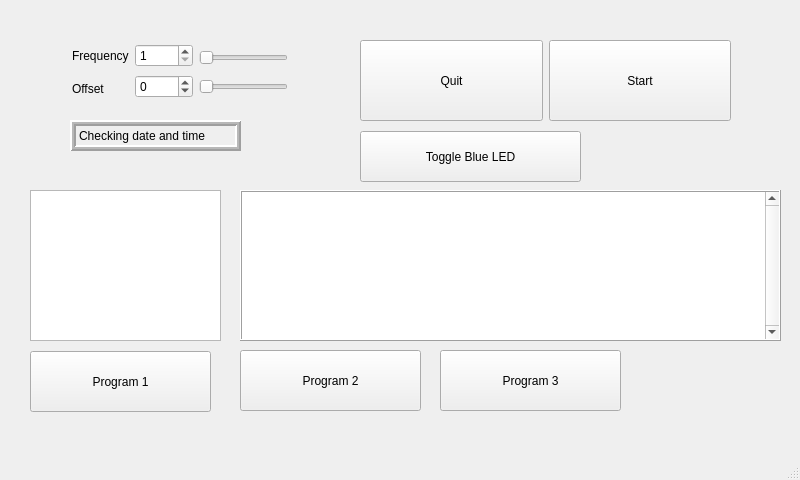
<?xml version="1.0" encoding="UTF-8"?>
<ui version="4.0">
 <class>MainWindow</class>
 <widget class="QMainWindow" name="MainWindow">
  <property name="geometry">
   <rect>
    <x>0</x>
    <y>0</y>
    <width>800</width>
    <height>480</height>
   </rect>
  </property>
  <property name="windowTitle">
   <string>MainWindow</string>
  </property>
  <widget class="QWidget" name="centralwidget">
   <widget class="QWidget" name="layoutWidget">
    <property name="geometry">
     <rect>
      <x>72</x>
      <y>42</y>
      <width>216</width>
      <height>60</height>
     </rect>
    </property>
    <layout class="QHBoxLayout" name="horizontalLayout">
     <item>
      <layout class="QVBoxLayout" name="verticalLayout">
       <item>
        <widget class="QLabel" name="label">
         <property name="text">
          <string>Frequency</string>
         </property>
        </widget>
       </item>
       <item>
        <widget class="QLabel" name="label_2">
         <property name="text">
          <string>Offset</string>
         </property>
        </widget>
       </item>
      </layout>
     </item>
     <item>
      <layout class="QVBoxLayout" name="verticalLayout_2">
       <item>
        <widget class="QSpinBox" name="spinBox">
         <property name="minimum">
          <number>1</number>
         </property>
         <property name="maximum">
          <number>100</number>
         </property>
        </widget>
       </item>
       <item>
        <widget class="QSpinBox" name="spinBox_2">
         <property name="minimum">
          <number>-1000</number>
         </property>
         <property name="maximum">
          <number>1000</number>
         </property>
        </widget>
       </item>
      </layout>
     </item>
     <item>
      <layout class="QVBoxLayout" name="verticalLayout_3">
       <item>
        <widget class="QSlider" name="horizontalSlider">
         <property name="orientation">
          <enum>Qt::Horizontal</enum>
         </property>
        </widget>
       </item>
       <item>
        <widget class="QSlider" name="horizontalSlider_2">
         <property name="orientation">
          <enum>Qt::Horizontal</enum>
         </property>
        </widget>
       </item>
      </layout>
     </item>
    </layout>
   </widget>
   <widget class="QWidget" name="layoutWidget">
    <property name="geometry">
     <rect>
      <x>360</x>
      <y>40</y>
      <width>371</width>
      <height>81</height>
     </rect>
    </property>
    <layout class="QHBoxLayout" name="horizontalLayout_4">
     <property name="sizeConstraint">
      <enum>QLayout::SetNoConstraint</enum>
     </property>
     <item>
      <widget class="QPushButton" name="pushButton_2">
       <property name="sizePolicy">
        <sizepolicy hsizetype="Minimum" vsizetype="Minimum">
         <horstretch>0</horstretch>
         <verstretch>0</verstretch>
        </sizepolicy>
       </property>
       <property name="text">
        <string>Quit</string>
       </property>
       <property name="iconSize">
        <size>
         <width>33</width>
         <height>33</height>
        </size>
       </property>
      </widget>
     </item>
     <item>
      <widget class="QPushButton" name="pushButton">
       <property name="sizePolicy">
        <sizepolicy hsizetype="Minimum" vsizetype="Minimum">
         <horstretch>0</horstretch>
         <verstretch>0</verstretch>
        </sizepolicy>
       </property>
       <property name="palette">
        <palette>
         <active>
          <colorrole role="Light">
           <brush brushstyle="SolidPattern">
            <color alpha="255">
             <red>102</red>
             <green>204</green>
             <blue>255</blue>
            </color>
           </brush>
          </colorrole>
          <colorrole role="Base">
           <brush brushstyle="SolidPattern">
            <color alpha="255">
             <red>102</red>
             <green>204</green>
             <blue>255</blue>
            </color>
           </brush>
          </colorrole>
         </active>
         <inactive>
          <colorrole role="Light">
           <brush brushstyle="SolidPattern">
            <color alpha="255">
             <red>102</red>
             <green>204</green>
             <blue>255</blue>
            </color>
           </brush>
          </colorrole>
          <colorrole role="Base">
           <brush brushstyle="SolidPattern">
            <color alpha="255">
             <red>102</red>
             <green>204</green>
             <blue>255</blue>
            </color>
           </brush>
          </colorrole>
         </inactive>
         <disabled>
          <colorrole role="Light">
           <brush brushstyle="SolidPattern">
            <color alpha="255">
             <red>102</red>
             <green>204</green>
             <blue>255</blue>
            </color>
           </brush>
          </colorrole>
          <colorrole role="Base">
           <brush brushstyle="SolidPattern">
            <color alpha="255">
             <red>236</red>
             <green>236</green>
             <blue>236</blue>
            </color>
           </brush>
          </colorrole>
         </disabled>
        </palette>
       </property>
       <property name="autoFillBackground">
        <bool>false</bool>
       </property>
       <property name="text">
        <string>Start</string>
       </property>
       <property name="iconSize">
        <size>
         <width>33</width>
         <height>33</height>
        </size>
       </property>
      </widget>
     </item>
    </layout>
   </widget>
   <widget class="QLabel" name="label_3">
    <property name="geometry">
     <rect>
      <x>70</x>
      <y>120</y>
      <width>171</width>
      <height>31</height>
     </rect>
    </property>
    <property name="layoutDirection">
     <enum>Qt::LeftToRight</enum>
    </property>
    <property name="autoFillBackground">
     <bool>false</bool>
    </property>
    <property name="inputMethodHints">
     <set>Qt::ImhNone</set>
    </property>
    <property name="frameShape">
     <enum>QFrame::Box</enum>
    </property>
    <property name="frameShadow">
     <enum>QFrame::Raised</enum>
    </property>
    <property name="lineWidth">
     <number>2</number>
    </property>
    <property name="midLineWidth">
     <number>2</number>
    </property>
    <property name="text">
     <string>Checking date and time</string>
    </property>
    <property name="margin">
     <number>1</number>
    </property>
    <property name="indent">
     <number>-2</number>
    </property>
   </widget>
   <widget class="QTextEdit" name="textEdit">
    <property name="geometry">
     <rect>
      <x>240</x>
      <y>190</y>
      <width>541</width>
      <height>151</height>
     </rect>
    </property>
    <property name="frameShape">
     <enum>QFrame::Box</enum>
    </property>
    <property name="frameShadow">
     <enum>QFrame::Raised</enum>
    </property>
    <property name="lineWidth">
     <number>1</number>
    </property>
    <property name="verticalScrollBarPolicy">
     <enum>Qt::ScrollBarAlwaysOn</enum>
    </property>
    <property name="sizeAdjustPolicy">
     <enum>QAbstractScrollArea::AdjustIgnored</enum>
    </property>
    <property name="documentTitle">
     <string>Log</string>
    </property>
    <property name="readOnly">
     <bool>true</bool>
    </property>
    <property name="tabStopDistance">
     <double>188.000000000000000</double>
    </property>
   </widget>
   <widget class="QToolButton" name="toolButton">
    <property name="geometry">
     <rect>
      <x>360</x>
      <y>131</y>
      <width>221</width>
      <height>51</height>
     </rect>
    </property>
    <property name="text">
     <string>Toggle Blue LED</string>
    </property>
   </widget>
   <widget class="QPushButton" name="pushButton_3">
    <property name="geometry">
     <rect>
      <x>30</x>
      <y>351</y>
      <width>181</width>
      <height>61</height>
     </rect>
    </property>
    <property name="text">
     <string>Program 1</string>
    </property>
   </widget>
   <widget class="QPushButton" name="pushButton_4">
    <property name="geometry">
     <rect>
      <x>240</x>
      <y>350</y>
      <width>181</width>
      <height>61</height>
     </rect>
    </property>
    <property name="text">
     <string>Program 2</string>
    </property>
   </widget>
   <widget class="QPushButton" name="pushButton_5">
    <property name="geometry">
     <rect>
      <x>440</x>
      <y>350</y>
      <width>181</width>
      <height>61</height>
     </rect>
    </property>
    <property name="text">
     <string>Program 3</string>
    </property>
   </widget>
   <widget class="QtCharts::QChartView" name="graphicsView">
    <property name="geometry">
     <rect>
      <x>30</x>
      <y>190</y>
      <width>191</width>
      <height>151</height>
     </rect>
    </property>
   </widget>
  </widget>
  <widget class="QStatusBar" name="statusbar"/>
  <action name="actiontessie">
   <property name="text">
    <string>tessie</string>
   </property>
  </action>
 </widget>
 <customwidgets>
  <customwidget>
   <class>QtCharts::QChartView</class>
   <extends>QGraphicsView</extends>
   <header location="global">QtCharts/QChartView</header>
  </customwidget>
 </customwidgets>
 <resources/>
 <connections>
  <connection>
   <sender>spinBox</sender>
   <signal>valueChanged(int)</signal>
   <receiver>horizontalSlider</receiver>
   <slot>setValue(int)</slot>
   <hints>
    <hint type="sourcelabel">
     <x>180</x>
     <y>58</y>
    </hint>
    <hint type="destinationlabel">
     <x>211</x>
     <y>53</y>
    </hint>
   </hints>
  </connection>
  <connection>
   <sender>horizontalSlider</sender>
   <signal>valueChanged(int)</signal>
   <receiver>spinBox</receiver>
   <slot>setValue(int)</slot>
   <hints>
    <hint type="sourcelabel">
     <x>228</x>
     <y>53</y>
    </hint>
    <hint type="destinationlabel">
     <x>179</x>
     <y>55</y>
    </hint>
   </hints>
  </connection>
  <connection>
   <sender>spinBox_2</sender>
   <signal>valueChanged(int)</signal>
   <receiver>horizontalSlider_2</receiver>
   <slot>setValue(int)</slot>
   <hints>
    <hint type="sourcelabel">
     <x>183</x>
     <y>91</y>
    </hint>
    <hint type="destinationlabel">
     <x>222</x>
     <y>92</y>
    </hint>
   </hints>
  </connection>
  <connection>
   <sender>horizontalSlider_2</sender>
   <signal>valueChanged(int)</signal>
   <receiver>spinBox_2</receiver>
   <slot>setValue(int)</slot>
   <hints>
    <hint type="sourcelabel">
     <x>233</x>
     <y>80</y>
    </hint>
    <hint type="destinationlabel">
     <x>171</x>
     <y>81</y>
    </hint>
   </hints>
  </connection>
 </connections>
</ui>
